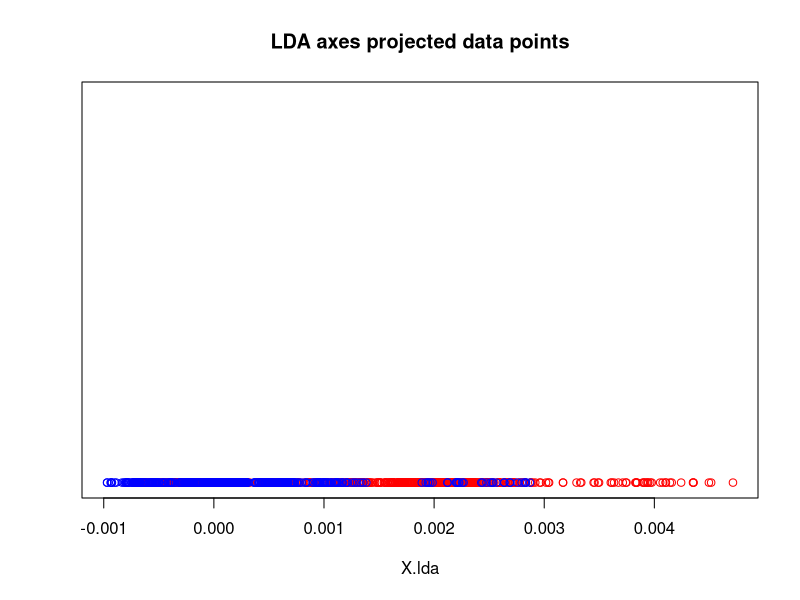
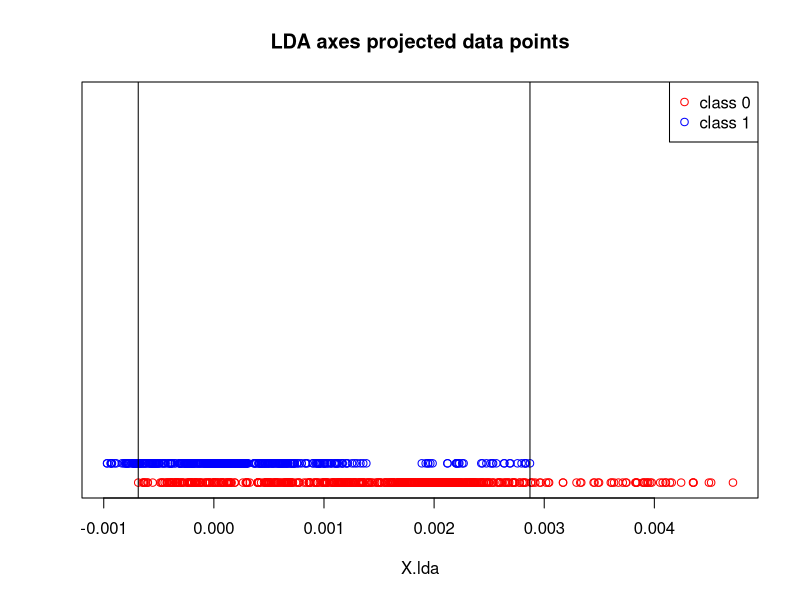
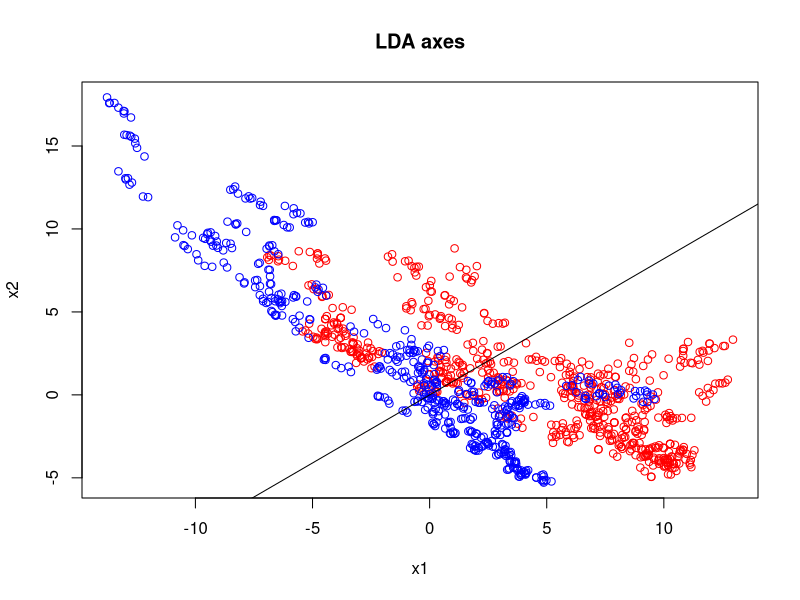
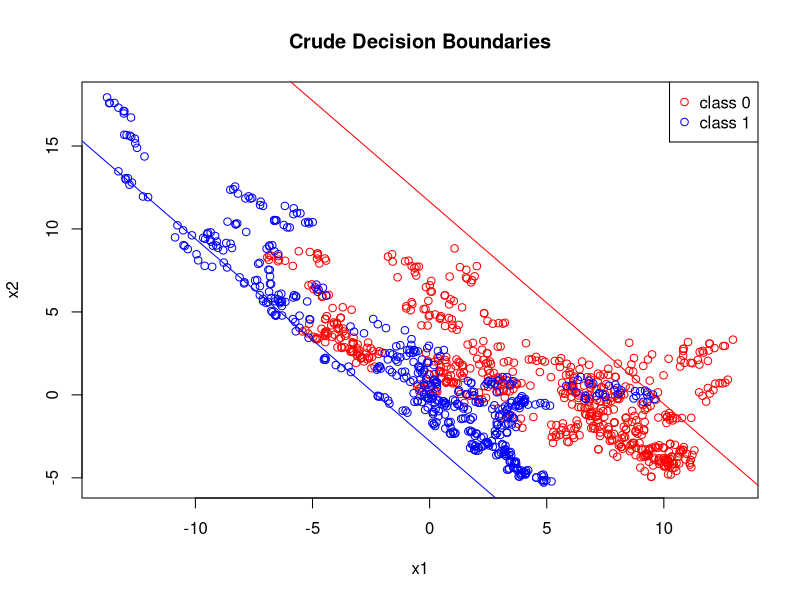
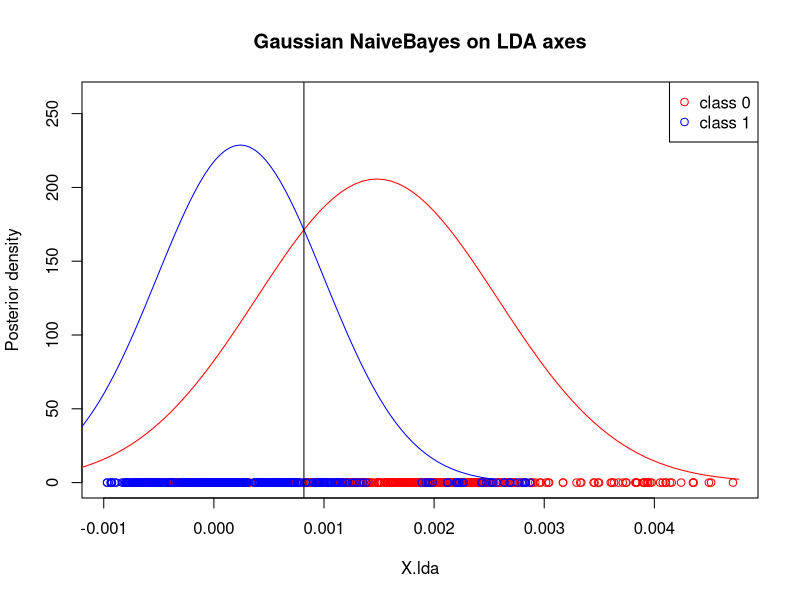
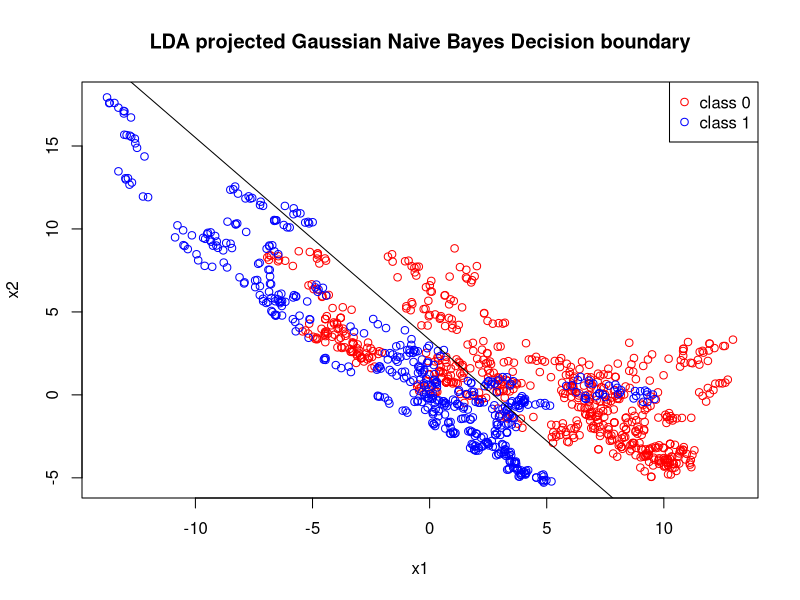

Reproduce these figures in R, in order.
#' ---
#' title: Assignment 2 (Machine Learning)
#' author: Abhishek Bhatia
#' date: "27th February 2019"
#' ---
#' Assignment 2 <br/>

#' Use the data.csv file for two class two feature problem 1373 data points.
#' Seperate the first 100 data points from each of the classes (0 and 1) for 
#' testing and the remaining data points for training. <br/>

#' Load the data
df <- read.csv('data/data.csv')
head(df)

test.rows <- 1:100
test <- Reduce(rbind, lapply(c(0, 1), 
                             function (i) subset(df, class == i)[test.rows, ]))
train.rows <- -as.numeric(rownames(test))
train <- df[train.rows, ]

#' Make the data matrix
X <- as.matrix(train[, 1:2])

#' Within class scatter function

within.class.scatter <- function(X, method=c('slow', 'fast')){
  method = match.call()
  if (method == 'fast') return (cov(X)*(nrow(X) -1))
  
  mu <- as.numeric(colMeans(X))
  Sw <- 0
  n <- nrow(X)
  for (i in 1:n){
    x_mu <- as.numeric(X[i, ] - mu)
    Sw <- Sw + x_mu %*% t(x_mu)
  }
  
  return(Sw)
}

#' 1. Report the mean and scatter of both the classes. [4]
# Get the unique classes
y.uniq <- unique(df[, "class"])

# This list will store the results
res <- list(mean=list(), scatter=list())
Sw <- 0
for (lab in y.uniq){
  s <- subset(df, class == lab)[, -3]
  lab <- as.character(lab)
  res$mean[[lab]] <- matrix(as.numeric(colMeans(s)), 2, 1)
  res$scatter[[lab]] <- within.class.scatter(s, "fast")
  
  Sw <- Sw + res$scatter[[lab]]
}

res

#' 2. Find the direction (v) which maximizes the separation of the 
#' classes using LDA. [2]

diff.means <- res$mean[["0"]] - res$mean[["1"]]
v <- solve(Sw) %*% (diff.means)

#' 3. Project all  training data points onto v and create your own decision rule. 
#' Write as comment in your code about the decision criterion. In the overlapping 
#' region on the projected line you can randomly predict the classes. [8]
X.lda <- X %*% v
colors <- character(length(train[, 3]))
colors[train[, 3] == 0] <- "red"
colors[train[, 3] == 1] <- "blue"

colors <- c("red", "blue")[train[, 3] + 1]

plot(X.lda, rep(0, length(X.lda)), col= colors, yaxt="n", ylab="",
     main="LDA axes projected data points",
     ylim=c(0, 10))
#' Slightly shifted version to clearly see the overlapping points
plot(X.lda, train[, 3], col= colors, ylim = c(0, 20),
     main="LDA axes projected data points", ylab="", yaxt="n")
legend("topright", 
       paste("class", y.uniq), 
       col=c("red", "blue"), 
       pch=1)

r <- X.lda[colors == "red", ]
l <- X.lda[colors == "blue", ]
dcsn.bndrs <- c(min(r), max(l))
# plot the decision boundaries
abline(v=dcsn.bndrs)
#' The rule for the decision:
paste('if the the coordinate of the projected point on the lda is',
    'less than', dcsn.bndrs[1], "predict = 1")

cat('if the the coordinate of the projected point on the lda is',
    'greater than', dcsn.bndrs[2], "predict = 0")

cat('Else randomly predict 0 or 1 with equal probability')

pred.func <- function(x){
  ifelse(x < dcsn.bndrs[1], 1, 
         ifelse(x > dcsn.bndrs[2], 0, 
                sample(y.uniq)))
  
}

# Make the test and train subsets
X.train.lda <- X.lda
X.test <- as.matrix(test[, 1:2])
X.test.lda <- X.test %*% v
cl <- train[, 3]
test.true <- test[, 3]

# Accuracy function
accuracy <- function(y.true, y.pred){
  return(mean(y.true == y.pred))
}

# Evaluate the crude decision criteria
test.preds.crude <- pred.func(X.test.lda)
cnf.mat <- table(test.preds.crude, test.true)
acc.crude <- accuracy(test.true, test.preds.crude)
paste("The accuracy for the crude decision criteria is", acc.crude)

#' How does the Discriminant axes look like in the 2D scatter plot ?
plot(X, col=colors, main="LDA axes")
abline(a=0, b=v[2]/v[1])

#' How does the crude decision boundary look in the 2D scatter plot?
draw.lda.pt <- function(x, col){
  a <- x/v[2]
  b <- -v[1]/v[2]
  abline(a, b, col=col)
}
plot(X, col=colors, main="Crude Decision Boundaries")
draw.lda.pt(dcsn.bndrs[1], col="blue")
draw.lda.pt(dcsn.bndrs[2], col="red")
legend("topright", 
       paste("class", y.uniq), 
       col=c("red", "blue"), 
       pch=1)

#' 5. Perform KNN on the projected data points for k=5 to predict the classes of the 200 test points. 
#' Report the accuracy with confusion matrix.[2]



library(class)

k <- 5
test.preds.knn <- knn(X.train.lda, X.test.lda, cl, k = k)
cnf.mat <- table(test.preds.knn, test.true)
cnf.mat
acc.knn <- accuracy(test.true, test.preds.knn)
paste("The accuracy for knn with k =",  k, "is", acc.knn)


#' Would modelling them as gaussians help?
n.l <- length(l)
n.r <- length(r)

mu.l <- mean(l)
sd.l <- sd(l)
prior.l <- n.l/(n.l + n.r)

mu.r <- mean(r)
sd.r <- sd(r)
prior.r <- n.r/(n.l + n.r)

d1 <- function(x){
  dnorm(x, mu.l, sd.l)*prior.l
}

d2 <- function(x){
  dnorm(x, mu.r, sd.r)*prior.r
}
ylim.max <- max(d1(0), d2(0))*1.2
plot(X.lda, rep(0, length(X.lda)), col= colors, ylim = c(0, ylim.max),
     ylab="Posterior density", main="Gaussian NaiveBayes on LDA axes")
legend("topright", 
       paste("class", y.uniq), 
       col=c("red", "blue"), 
       pch=1)



curve(d1, add=T, mu.l - 3*sd.l, mu.l + 3*sd.l , col="blue")
curve(d2, add=T, mu.r - 3*sd.r, mu.r + 3*sd.r , col="red")

# Find and plot the decision boundary
dcsn.bndry <- uniroot(function (x) d1(x) - d2(x), interval = c(0, 0.002), 
                      tol = 1e-5)$root
abline(v=dcsn.bndry)

# How does this decision boundary look in the 2 dimensions?
plot(X, col=colors, main="LDA projected Gaussian Naive Bayes Decision boundary")
a <- dcsn.bndry/v[2]
b <- -v[1]/v[2]
abline(a, b)
legend("topright", 
       paste("class", y.uniq), 
       col=c("red", "blue"), 
       pch=1)

# TODO:
# 1. Compare more
